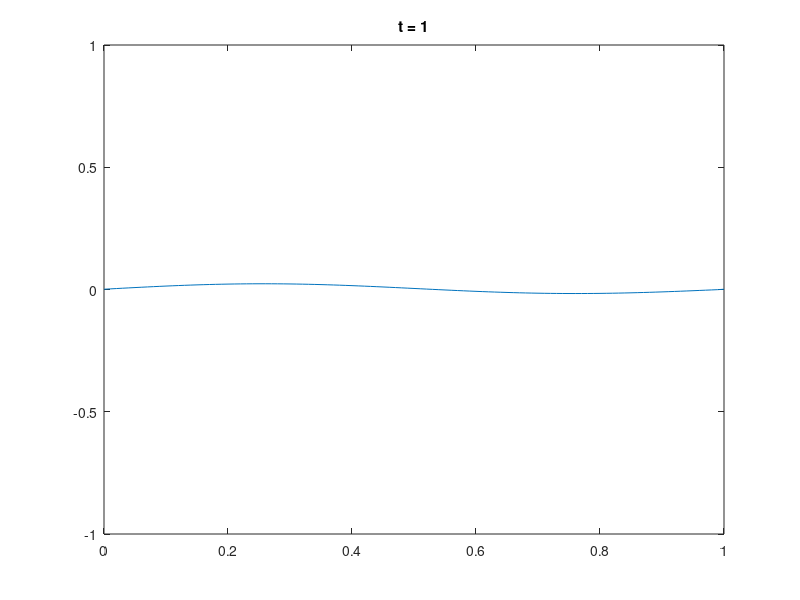

Source code (MATLAB):
%% Main parameters
D = .1;
L = 1;
T = 1;

Nx = 100;
nu = 1; % nu = D * tau / h^2

%% Secondary parameters
x = linspace(0, L, Nx + 1);
h = x(2) - x(1);

tau = nu * h^2 / D;
Nt = ceil(T/tau) + 1;

u_0 = exp(-(x - .5).^2 ./ .05);
u_0 = sin(2*pi*x/L);

% figure(1)
% plot(x, u_0)

%% Transition matrices
alpha = 4*(6*nu + 5);
a = 2*(1 - 6*nu)/alpha;
b = -4*(5 - 6*nu)/alpha;
c = -2*(1 + 6*nu)/alpha;

U_now = b*eye(Nx) + ...
    diag(c * ones(Nx-1, 1), 1) + ...
    diag(c * ones(Nx-1, 1),-1);
U_next = eye(Nx) + ...
    diag(a * ones(Nx-1, 1), 1) + ...
    diag(a * ones(Nx-1, 1),-1);

%% Periodic border condition
U_next(1, end) = a;
U_next(end, 1) = a;

%% Integration
U = zeros(Nt, Nx);
U(1, :) = u_0(1 : end-1);

for k = 2 : Nt
    U(k, :) = -U_next \ U_now * U(k - 1, :).';
end
U = [U, U(:, 1)];

%% Visualisation
figure(2)

for k = [1 : floor(Nt/200) : Nt, Nt]
    plot(x, U(k, :));
    axis([0 L -1 1]);
    title(['t = ', num2str((k-1)*tau)]);
    drawnow;
end
